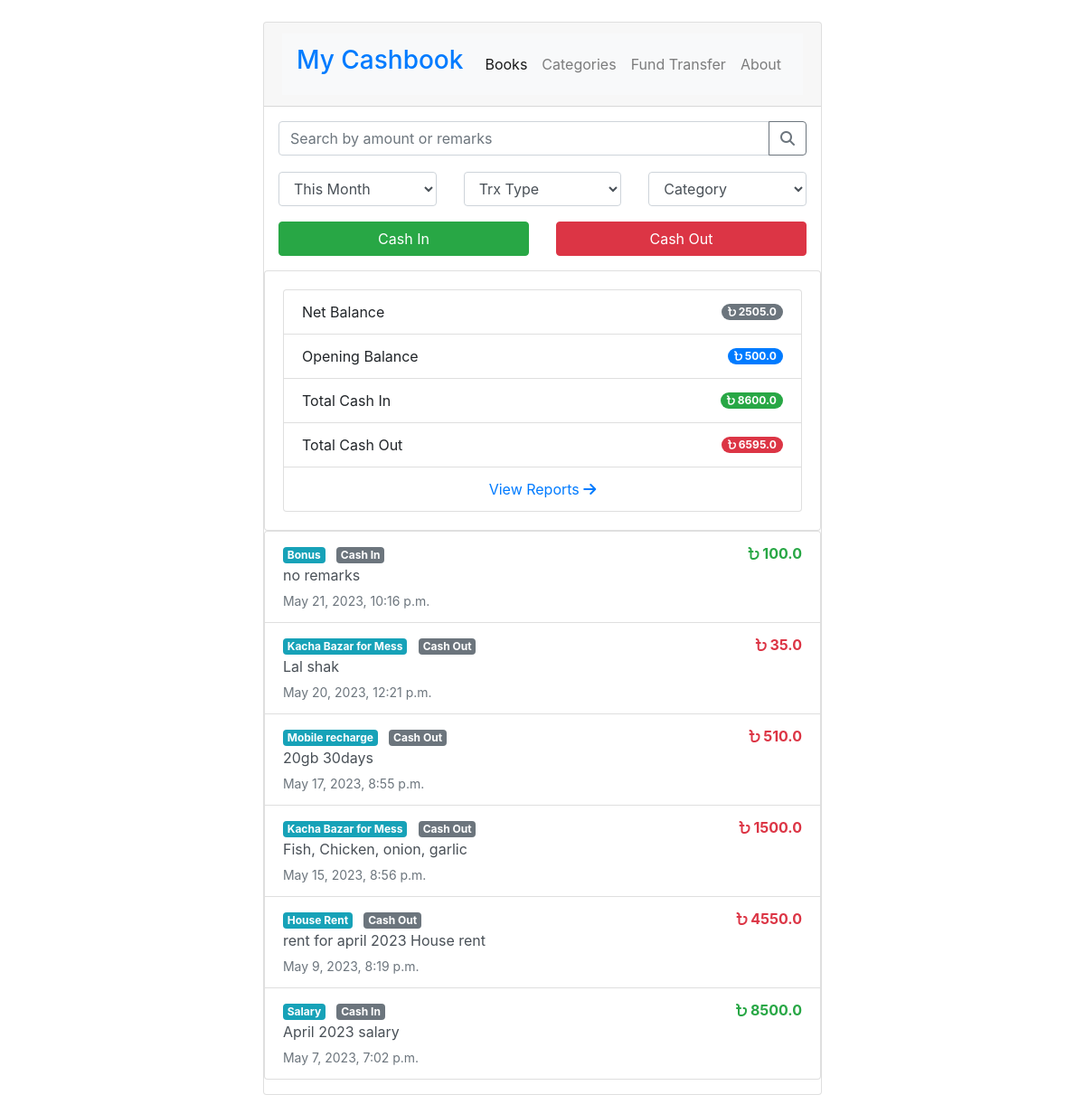
Screenshot of /cashbook/ with the database file from the repository.
### cashbook/models.py (models this page shows, shortened)
class Account(models.Model):
    name            = models.CharField(max_length=20)
    initial_balance = models.FloatField(default=0)

class Transaction(models.Model):
    amount          = models.FloatField(default=0)
    account_id      = models.ForeignKey(Account, on_delete=models.CASCADE)
    category_id     = models.ForeignKey(Category, on_delete=models.CASCADE)
    trx_type_id     = models.ForeignKey(TrxType, on_delete=models.CASCADE)
    remarks         = models.CharField(max_length=100)
    create_date     = models.DateTimeField("date created")

class Category(models.Model):
    name = models.CharField(max_length=20)

### cashbook/views.py (the view)
# urls.py: path("", views.index, name="index"),
def index(request):
    trx_types = TrxType.objects.all()
    categories = Category.objects.all()
    date_filter = request.GET.get('date-filter', '')
    trx_type_filter = request.GET.get('trx-type', '')
    category_filter = request.GET.get('category', '')
    trx_all = Transaction.objects.order_by("-create_date")
    if date_filter:
        if date_filter == 'today':
            trx_all = trx_all.filter(create_date__date=date.today())
        elif date_filter == 'all-time':
            trx_all = Transaction.objects.order_by("-create_date")
        elif date_filter == 'yesterday':
            trx_all = trx_all.filter(create_date__date=date.today() - timedelta(days=1))
        elif date_filter == 'this_month':
            trx_all = trx_all.filter(create_date__month=date.today().month)
        elif date_filter == 'last_month':
            trx_all = trx_all.filter(create_date__month=date.today().month - 1)
        elif date_filter == 'single_day':
            pass
        elif date_filter == 'date_range':
            pass
    else:
        date_filter = 'this_month'
        trx_all = trx_all.filter(create_date__month=date.today().month)
    if trx_type_filter:
        trx_all = trx_all.filter(trx_type_id=trx_type_filter)
    if category_filter:
        trx_all = trx_all.filter(category_id=category_filter)
    type_cash_in = TrxType.objects.get(name='cash_in')
    type_cash_out = TrxType.objects.get(name='cash_out')
    total_cash_in = trx_all.filter(trx_type_id=type_cash_in).aggregate(Sum('amount'))['amount__sum'] or 0
    total_cash_out = trx_all.filter(trx_type_id=type_cash_out).aggregate(Sum('amount'))['amount__sum'] or 0
    acc_cash = Account.objects.get(name='Cash')
    net_balance = acc_cash.initial_balance + total_cash_in - total_cash_out
    context = {
        'trx_all': trx_all,
        'trx_types': trx_types,
        'categories': categories,
        'net_balance': net_balance,
        'acc_cash': acc_cash,
        'total_cash_in': total_cash_in,
        'total_cash_out': total_cash_out,
        'type_cash_in': type_cash_in,
        'type_cash_out': type_cash_out,
        'date_filter': date_filter,
        'trx_type_filter': trx_type_filter,
        'category_filter': category_filter,
    }
    return render(request, 'cashbook/index.html', context)

### cashbook/templates/cashbook/index.html (shortened to what this page needs)
{% extends "cashbook/base.html" %}
{% block content %}
<div class="p-3">
    <div class="input-group mb-3">
        <input type="text" class="form-control" placeholder="Search by amount or remarks" aria-label="search" aria-describedby="basic-addon2">
        <div class="input-group-append">
          <button class="btn btn-outline-secondary" type="button"><i class="fa fa-search"></i></button>
        </div>
      </div>
</div>
<div class="p-3" style="margin-top: -30px">
    <div class="row justify-content-md-center">
        <div class="col-4">
            <select class="form-control" name="date-filter" id="date-filter" required>
                <option value="this_month" {% if date_filter == 'this_month' %}selected{% endif %}>This Month</option>
            </select>
        </div>
        <div class="col-4">
            <select class="form-control" name="trx-type" id="trx-type" required>
                <option value="" {% if trx_type_filter == '' %}selected{% endif %}>Trx Type</option>
            </select>
        </div>
        <div class="col-4">
            <select class="form-control" name="category" id="category" required>
                <option value="" {% if category_filter == '' %}selected{% endif %}>Category</option>
            </select>
        </div>
    </div>
</div>
  <div class="p-3" style="margin-top: -15px;">
    <div class="row">
        <div class="col-6">
            <a href="{% url 'cashbook:cash_in' %}" class="btn btn-success btn-block">Cash In</a>
        </div>
        <div class="col-6">
            <a href="{% url 'cashbook:cash_out' %}" class="btn btn-danger btn-block">Cash Out</a>
        </div>
      </div>
    </div>
    {% if trx_all %}
    <div class="card"">
        <div class="card-body">
            <ul class="list-group">
                <li class="list-group-item d-flex justify-content-between align-items-center">
                    Net Balance
                    <span class="badge badge-secondary badge-pill"><i class="fa-solid fa-bangladeshi-taka-sign"></i> {{ net_balance }}</span>
                  </li>
                <li class="list-group-item d-flex justify-content-between align-items-center">
                  Opening Balance
                  <span class="badge badge-primary badge-pill"><i class="fa-solid fa-bangladeshi-taka-sign"></i> {{acc_cash.initial_balance}}</span>
                </li>
                <li class="list-group-item d-flex justify-content-between align-items-center">
                  Total Cash In
                  <span class="badge badge-success badge-pill"><i class="fa-solid fa-bangladeshi-taka-sign"></i> {{ total_cash_in }}</span>
                </li>
                <li class="list-group-item d-flex justify-content-between align-items-center">
                  Total Cash Out
                  <span class="badge badge-danger badge-pill"><i class="fa-solid fa-bangladeshi-taka-sign"></i> {{ total_cash_out }}</span>
                </li>
                <li class="list-group-item text-center">
                    <a href="#" class="text-decoration-none">View Reports <i class="fa fa-arrow-right"></i> </a>
                </li>
              </ul>
        </div>
    </div>
        <div class="list-group">
            {% for trx in trx_all %}
            <a href="{% url 'cashbook:edit_transaction' trx.id %}" class="list-group-item list-group-item-action flex-column align-items-start">
                <div class=" w-100">
                    {% if trx.trx_type_id == type_cash_in %}
                    <span class="badge badge-info mr-2">{{ trx.category_id.name }}</span>
                    <span class="badge badge-secondary">Cash In</span>
                    <span class="text-success float-right"><b><i class="fa-solid fa-bangladeshi-taka-sign"></i> {{ trx.amount }}</b></span>
                    {% else%}
                    <span class="badge badge-info mr-2">{{ trx.category_id.name }}</span>
                    <span class="badge badge-secondary">Cash Out</span>
                    <span class="text-danger float-right"><b><i class="fa-solid fa-bangladeshi-taka-sign"></i> {{ trx.amount }}</b></span>
                    {% endif %}
                </div>
                <p class="mb-1">{{ trx.remarks }}</p>
                <small class="text-muted">{{ trx.create_date }}</small>
            </a>
            {% endfor %}
        </div>
    {% endif %}
{% endblock %}

### rows the page displays
Account: initial_balance "500.0"
Transaction: category_id.name "Bonus", amount "100.0", remarks "no remarks", create_date "May 21, 2023, 10:16 p.m."
Transaction: category_id.name "Kacha Bazar for Mess", amount "35.0", remarks "Lal shak", create_date "May 20, 2023, 12:21 p.m."
Transaction: category_id.name "Mobile recharge", amount "510.0", remarks "20gb 30days", create_date "May 17, 2023, 8:55 p.m."
Transaction: category_id.name "Kacha Bazar for Mess", amount "1500.0", remarks "Fish, Chicken, onion, garlic", create_date "May 15, 2023, 8:56 p.m."
Transaction: category_id.name "House Rent", amount "4550.0", remarks "rent for april 2023 House rent", create_date "May 9, 2023, 8:19 p.m."
Transaction: category_id.name "Salary", amount "8500.0", remarks "April 2023 salary", create_date "May 7, 2023, 7:02 p.m."

### other values shown
{{ net_balance }} "2505.0"
{{ total_cash_in }} "8600.0"
{{ total_cash_out }} "6595.0"
